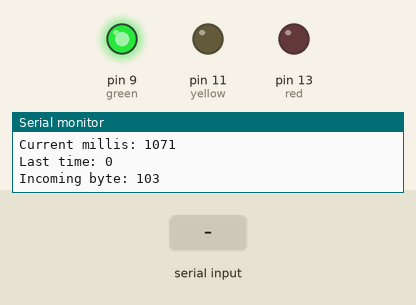
Recording of a sketch running on a simulated Arduino Uno, built with avr-gcc and run on an emulated ATmega328P. On the bench: output pins drawn as LEDs (lit = HIGH), the last lines printed to the serial monitor. Inputs (shaded band) come from the test bench.

Above: at 1.2 s.
1.3 s: "y" received over Serial
At 1.8 s:
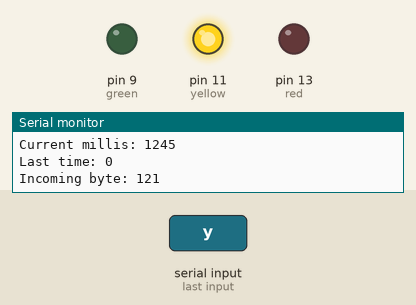
4.3 s: "g" received over Serial
At 7.12 s:
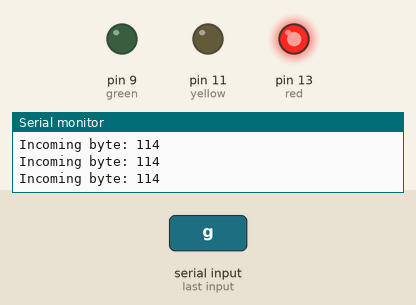
7.3 s: "1" received over Serial
At 8.3 s:
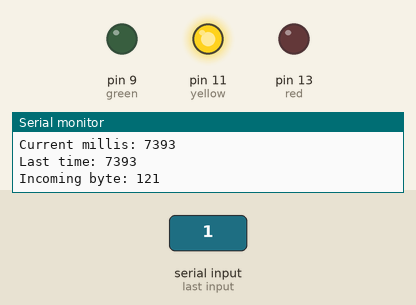
10.3 s: "0" received over Serial
At 10.46 s:
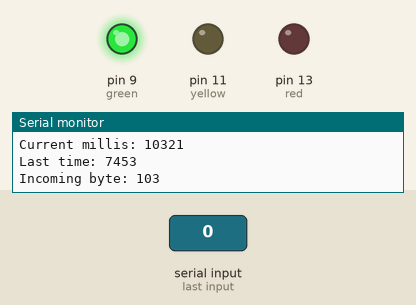
13.3 s: "2" received over Serial
At 14.2 s:
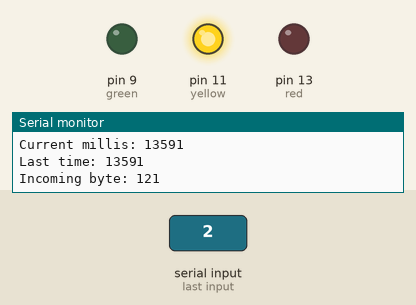
Timing chart, 0 to 17.3 s (numbered marks = the images above; inputs shaded):
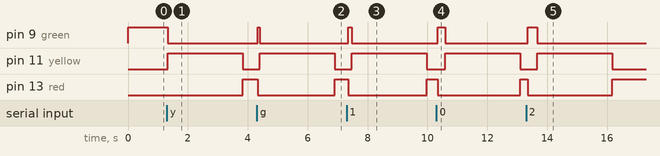

The sketch:

trafficLight_1.ino
```cpp
// Worked with Shayan

int red = 13;
int yellow = 11;
int green = 9;
int incomingByte = 'g';
unsigned long lastTime = 0;  //will store last time LED was updated
boolean started = false;
unsigned long currentMillis  = 0;

void setup() {
 Serial.begin(9600);
 pinMode(red, OUTPUT);
 pinMode(yellow, OUTPUT);
 pinMode(green, OUTPUT);
}

void loop() {
 currentMillis = millis();
 if(Serial.available() > 0){
   incomingByte = Serial.read();
 }
 Serial.print("Incoming byte: ");
 Serial.println(incomingByte);
 switch(incomingByte){
   case 'g':
     {
     digitalWrite(green, HIGH);
     digitalWrite(red, LOW);
     digitalWrite(yellow, LOW);
     if(Serial.available() > 0){
     incomingByte = Serial.read();
     }
     if(currentMillis - lastTime > 3000){
       lastTime = currentMillis;
       incomingByte = 'y';
     }
     Serial.print("Current millis: ");
     Serial.println(currentMillis);
     Serial.print("Last time: ");
     Serial.println(lastTime);
     break;
     }

   case 'y':
     {
     lastTime = currentMillis;
     digitalWrite(green, LOW);
     digitalWrite(yellow, HIGH);
     digitalWrite(red, LOW);
     delay(2500);
     lastTime = currentMillis;
     incomingByte = 'r';
     }

   case 'r':
     {digitalWrite(red, HIGH);
     digitalWrite(green, LOW);
     digitalWrite(yellow, LOW);
     if(Serial.available() > 0){
     incomingByte = Serial.read();
     }
     if(currentMillis - lastTime > 5500){
       lastTime = currentMillis;
       incomingByte = 'g';
     }
     break;
     }
   default:
     {incomingByte = 'g';
    }
 }

}
```

Measured:
- after the input at 1.3 s, pin 9 (green): HIGH → LOW after 0.03 s instead of 1.8 s; pin 11 (yellow): LOW → HIGH after 0.03 s instead of 1.8 s; pin 13 (red): LOW → HIGH after 2.5 s
- after the input at 4.3 s, pin 9 (green): LOW → HIGH after 0.04 s instead of 2.6 s; pin 11 (yellow): LOW → HIGH after 0.10 s, → LOW 2.5 s later; pin 13 (red): HIGH → LOW after 0.04 s instead of 2.6 s
- after the input at 7.3 s, pin 9 (green): LOW → HIGH after 0.05 s instead of 2.6 s; pin 11 (yellow): LOW → HIGH after 0.18 s, → LOW 2.5 s later; pin 13 (red): HIGH → LOW after 0.05 s instead of 2.6 s
- after the input at 10.3 s, pin 9 (green): LOW → HIGH after 0.04 s instead of 2.7 s; pin 11 (yellow): LOW → HIGH after 0.29 s, → LOW 2.5 s later; pin 13 (red): HIGH → LOW after 0.04 s instead of 2.7 s
- after the input at 13.3 s, pin 9 (green): LOW → HIGH after 0.06 s instead of 2.8 s; pin 11 (yellow): LOW → HIGH after 0.38 s, → LOW 2.5 s later; pin 13 (red): HIGH → LOW after 0.06 s instead of 2.8 s
